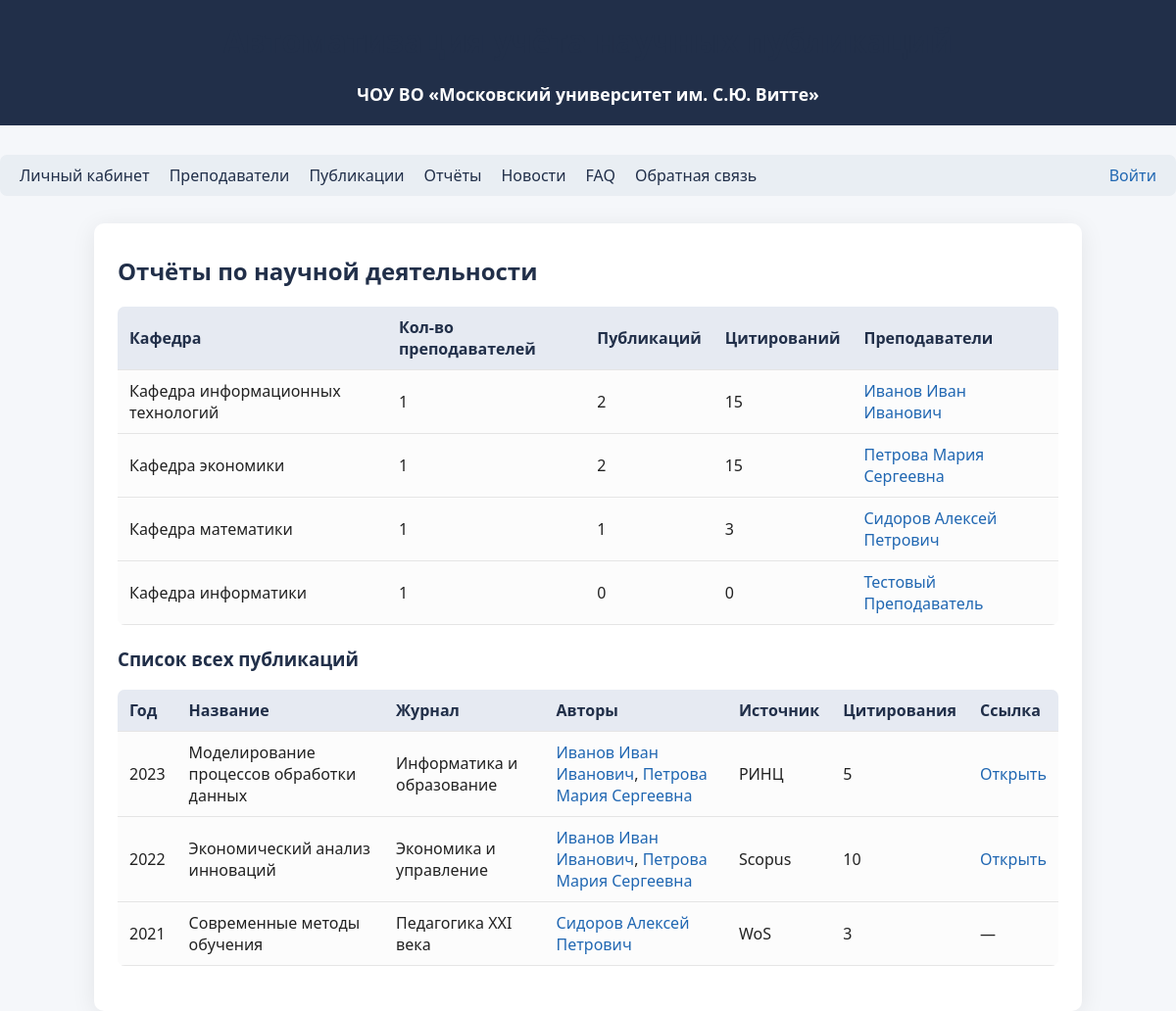
Page /reports on the committed database.
### tables this page shows
CREATE TABLE lecturers (
            id INTEGER PRIMARY KEY AUTOINCREMENT,
            fio TEXT,
            position TEXT,
            department TEXT,
            academic_degree TEXT,
            orcid TEXT,
            email TEXT
        );

CREATE TABLE publications (
            id INTEGER PRIMARY KEY AUTOINCREMENT,
            title TEXT,
            year INTEGER,
            journal TEXT,
            source TEXT,
            link TEXT,
            citations INTEGER,
            doi TEXT,
            status TEXT DEFAULT 'new',
            review_comment TEXT,
            revision_deadline TEXT,
            reviewer_id INTEGER
        );

### app/routes.py (the view)
@bp.route('/reports')
def reports():
    lecturers = get_all_lecturers()
    pubs = get_all_publications()
    departments = {}
    for l in lecturers:
        dep = l['department']
        if dep not in departments:
            departments[dep] = {'lecturers': [], 'publications': 0, 'citations': 0}
        departments[dep]['lecturers'].append(l)
        pubs_by_l = get_publications_by_lecturer(l['id'])
        departments[dep]['publications'] += len(pubs_by_l)
        departments[dep]['citations'] += sum([int(p['citations']) for p in pubs_by_l if p['citations']])
    return render_template('reports.html', departments=departments, pubs=pubs)

### app/models.py (called while the page is built)
def get_db():
    db = getattr(g, '_database', None)
    if db is None:
        db = g._database = sqlite3.connect(DATABASE)
        db.row_factory = sqlite3.Row
    return db

def get_all_lecturers():
    db = get_db()
    return db.execute(
        "SELECT * FROM lecturers"
    ).fetchall()

def get_all_publications():
    db = get_db()
    pubs = db.execute(
        "SELECT * FROM publications ORDER BY year DESC"
    ).fetchall()
    return pubs

def get_publications_by_lecturer(lecturer_id):
    db = get_db()
    pubs = db.execute(
        "SELECT p.* FROM publications p "
        "JOIN lecturer_publications lp ON p.id = lp.publication_id "
        "WHERE lp.lecturer_id = ? ORDER BY p.year DESC",
        (lecturer_id,)
    ).fetchall()
    return pubs

### app/routes.py (called while the page is built)
@bp.before_app_request
def load_logged_in_user():
    user_id = session.get('user_id')
    g.user = get_user_by_id(user_id) if user_id else None

### app/templates/reports.html (shortened to what this page needs)
{% extends "base.html" %}
{% block content %}
<h2>Отчёты по научной деятельности</h2>
<table>
    <thead>
        <tr>
            <th>Кафедра</th>
            <th>Кол-во преподавателей</th>
            <th>Публикаций</th>
            <th>Цитирований</th>
            <th>Преподаватели</th>
        </tr>
    </thead>
    <tbody>
    {% for department, data in departments.items() %}
        <tr>
            <td>{{ department }}</td>
            <td>{{ data['lecturers']|length }}</td>
            <td>{{ data['publications'] }}</td>
            <td>{{ data['citations'] }}</td>
            <td>
                {% for l in data['lecturers'] %}
                    <a href="{{ url_for('main.lecturer_profile', lecturer_id=l['id']) }}">{{ l['fio'] }}</a>{% if not loop.last %}, {% endif %}
                {% endfor %}
            </td>
        </tr>
    {% endfor %}
    </tbody>
</table>
<h3>Список всех публикаций</h3>
<table>
    <thead>
        <tr>
            <th>Год</th>
            <th>Название</th>
            <th>Журнал</th>
            <th>Авторы</th>
            <th>Источник</th>
            <th>Цитирования</th>
            <th>Ссылка</th>
        </tr>
    </thead>
    <tbody>
    {% for pub in pubs %}
        <tr>
            <td>{{ pub['year'] }}</td>
            <td>{{ pub['title'] }}</td>
            <td>{{ pub['journal'] }}</td>
            <td>
                {% set authors = [] %}
                {% for lecturer in get_all_lecturers() %}
                    {% for lp in get_publications_by_lecturer(lecturer['id']) %}
                        {% if lp['id'] == pub['id'] %}
                            {% set _ = authors.append('<a href="' ~ url_for('main.lecturer_profile', lecturer_id=lecturer['id']) ~ '">' ~ lecturer['fio'] ~ '</a>') %}
                        {% endif %}
                    {% endfor %}
                {% endfor %}
                {{ authors|join(', ')|safe }}
            </td>
            <td>{{ pub['source'] }}</td>
            <td>{{ pub['citations']|default(0) }}</td>
            <td>
                {% if pub['link'] %}
                    <a href="{{ pub['link'] }}" target="_blank">Открыть</a>
                {% else %}
                    —
                {% endif %}
            </td>
        </tr>
    {% endfor %}
    </tbody>
</table>
{% endblock %}

### app/static/css/style.css (style rules this page uses)
body { font-family: 'Segoe UI', Arial, sans-serif; background: #f5f7fa; margin: 0; padding: 0; color: #222; }
h1, h2, h3 { color: #212f49; margin-top: 0; }
a { color: #2067b2; text-decoration: none; }
table { border-collapse: collapse; width: 100%; margin-bottom: 22px; background: #fcfcfc; border-radius: 7px; overflow: hidden; }
th, td { padding: 10px 12px; text-align: left; border-bottom: 1px solid #e5e5e5; }
th { background: #e6eaf2; color: #212f49; font-weight: 600; }

### rows in the picture
lecturers: department "Кафедра информационных технологий", lecturers|length "1", publications "2", citations "15", fio "Иванов Иван Иванович"
lecturers: department "Кафедра экономики", lecturers|length "1", publications "2", citations "15", fio "Петрова Мария Сергеевна"
lecturers: department "Кафедра математики", lecturers|length "1", publications "1", citations "3", fio "Сидоров Алексей Петрович"
lecturers: department "Кафедра информатики", lecturers|length "1", publications "0", citations "0", fio "Тестовый Преподаватель"
publications: year "2023", title "Моделирование процессов обработки данных", journal "Информатика и образование", authors "Иванов Иван Иванович , Петрова Мария Сергеевна", source "РИНЦ", citations "5"
publications: year "2022", title "Экономический анализ инноваций", journal "Экономика и управление", authors "Иванов Иван Иванович , Петрова Мария Сергеевна", source "Scopus", citations "10"
publications: year "2021", title "Современные методы обучения", journal "Педагогика XXI века", authors "Сидоров Алексей Петрович", source "WoS", citations "3"
